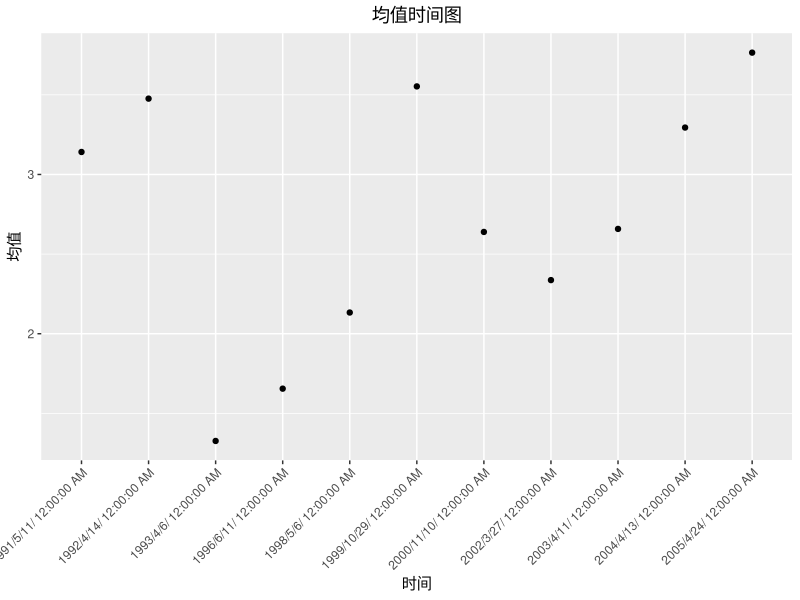

The R source for this figure:
# 2-1-1 获取 STATE_CODE 为 6 且 SHRP_ID 以 “050” 开头的子集
# 导入 dplyr 包
library(dplyr)
# 导入数据
iri <- read.csv("data/2023-11-02_data-assignment/data-assignment/LTPP/iri.csv")
# 获取子集
iri_subset <- iri %>%
  filter(STATE_CODE == 6 & substring(SHRP_ID, 1, 3) == "050")
# 获取 iri_subset 的行数和列数
dim(iri_subset)

# 2-1-2 获取每个组 IRI 的统计信息
IRI_summary_subset <- iri %>%
  group_by(STATE_CODE, SHRP_ID) %>%
  summarize(
    IRI_min = min(IRI, na.rm = TRUE), 
    IRI_max = max(IRI, na.rm = TRUE),
    IRI_mean = mean(IRI, na.rm = TRUE)
  )
# 获取 IRI_summary_subset 的行数和列数
dim(IRI_summary_subset)

# 2-1-3 以 IRI 的平均值降序进行排序
sorted_IRI_summary_subset <- IRI_summary_subset %>%
  arrange(desc(IRI_mean))
# 仅输出一个部分的结果
selected_section <- sorted_IRI_summary_subset[1, ]

# 2-1-4 绘制所选组 IRI 相对于时间的散点图
# 选取 STATE_CODE 为 6 且 SHRP_ID 以 "0aa602" 开头的组别
iri_subset_1 <- iri %>%
  filter(STATE_CODE == 6 & substring(SHRP_ID, 1, 4) == "0602")
# 导入 tidyr 包
library(tidyr)
# 对时间进行分割处理
iri_sep <- iri_subset_1 %>%
  tidyr::separate(col = VISIT_DATE, into = c("DATE", "TIME"), sep = ",") %>%
  tidyr::separate(col = DATE, into = c("MONTH", "DAY", "YEAR"), sep = "/")
# 对年份进行补全处理
for (i in 1:nrow(iri_sep)) {
  if (iri_sep$YEAR[i] <= "99" && iri_sep$YEAR[i] >= "06") {
    iri_sep$YEAR[i] <- paste("19", iri_sep$YEAR[i], sep="")
  } else {
    iri_sep$YEAR[i] <- paste("20", iri_sep$YEAR[i], sep="")
  }
}
# 以时间的升序进行排序
sorted_iri_subset_1 <- iri_sep %>%
  mutate(NEW_TIME = paste(YEAR, MONTH, DAY, TIME, sep = "/")) %>%
  arrange(NEW_TIME)
# 导入 ggplot2 包
library(ggplot2)
# 绘制散点图
ggplot(data = sorted_iri_subset_1, aes(x = NEW_TIME, y = IRI)) +
  geom_point() +
  labs(x = "时间", y = "均值") +
  ggtitle("均值时间图")  +
  theme(plot.title = element_text(hjust = 0.5),
        axis.text.x = element_text(angle = 45, hjust = 1)
  )
